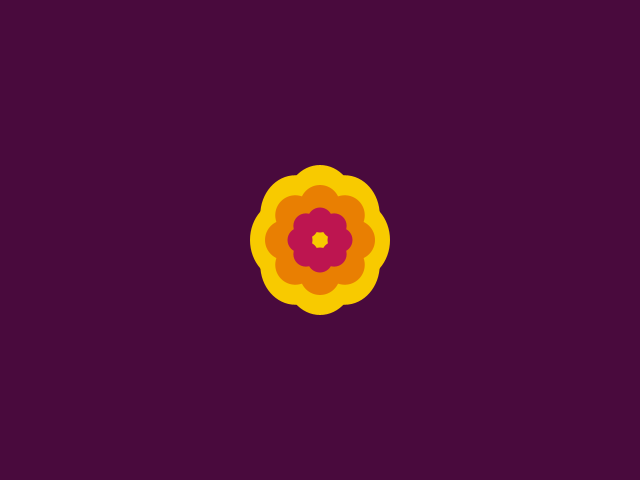
Frame 1 (no input)
Frame 60 (the mouse pressed at the canvas centre just before this capture): identical to frame 1, image omitted
Frame 120 (the mouse held since frame 60 and released just before this capture): identical to frame 1, image omitted

The Processing sketch that drew this single still picture (run headless with seeded random() and noise(); from frame 60 on, the mouse is pressed at the canvas centre):

// Processing sketch: flower_a
// ── flower_a.pde
/**
  * flower_a
  *
  * Draw a flower by drawing three circles of petals 
  * with three for loops. Each petal is an circle
  *
  */  


// use an array of colors for colorpalette
color[] colors = {color(73, 10, 61), color(189, 21, 80), color(233, 127, 2), color(248, 202, 0), color(138, 155, 15)};

// --> SETUP
void setup() {
  size(640, 480);      // set size of window
}



// --> DRAW
void draw() {

  background(colors[0]);  // draw background
  noStroke();             // do not draw outline

  pushMatrix();
  translate(width/2, height/2); // set origin point to middle of the screen

  float step = 45;    // every step is 45 degrees
  float rad = 35;     // radius of the cirlce

  // First for loop for the most outer petals
  for (int i=0; i<360; i += step)
  {
    float x = rad * sin(radians(i));
    float y = rad * cos(radians(i));
    fill(colors[3]);
    ellipse(x, y, 70, 80);
  }

  step = 45;
  rad = 35;
  // Second for loop for the middle petals
  for (int i=0; i<360; i += step)
  {
    float x = rad * sin(radians(i));
    float y = rad * cos(radians(i));
    fill(colors[2]);
    ellipse(x, y, 40, 40);
  }

  
  step = 45;
  rad = 20;
  // Third for loop for the iner petals
  for (int i=0; i<360; i += step)
  {
    float x = rad * sin(radians(i));
    float y = rad * cos(radians(i));
    fill(colors[1]);
    ellipse(x, y, 25, 25);
  }
  


  popMatrix();
}
